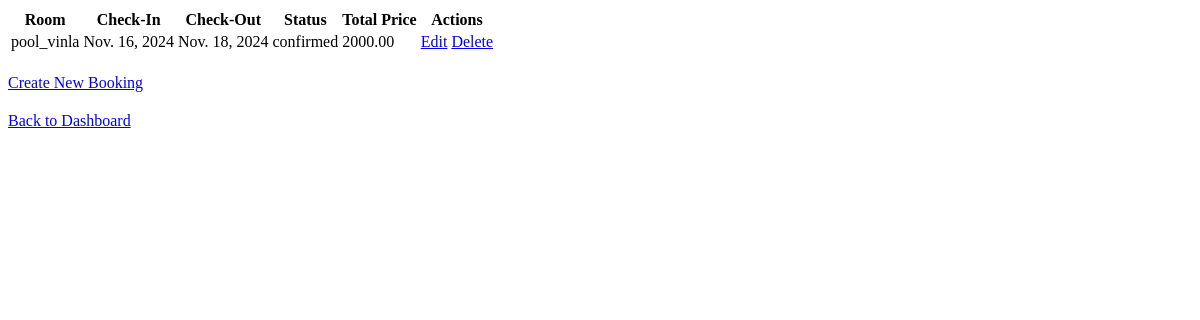
/bookings/, run on an earlier commit of the app's database.
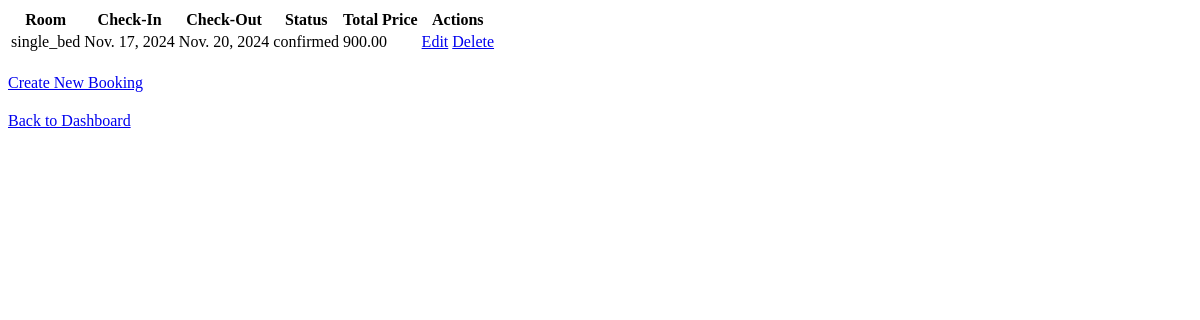
And on a later commit of the database.
### core/models.py (models this page shows, shortened)
class Booking(models.Model):
    STATUS_CHOICES = [
        ('pending', 'Pending'),
        ('confirmed', 'Confirmed'),
        ('cancelled', 'Cancelled'),
    ]
    room = models.ForeignKey(Room, related_name='bookings', on_delete=models.CASCADE)
    customer = models.ForeignKey(Customer, related_name='bookings', on_delete=models.CASCADE, default=1)
    check_in_date = models.DateField()
    check_out_date = models.DateField()
    total_price = models.DecimalField(max_digits=10, decimal_places=2)
    status = models.CharField(max_length=50, choices=STATUS_CHOICES)
    created_at = models.DateTimeField(auto_now_add=True)
    updated_at = models.DateTimeField(auto_now=True)

class Room(models.Model):
    room_type = models.CharField(max_length=100)
    description = models.TextField()
    price_per_night = models.DecimalField(max_digits=8, decimal_places=2)
    status = models.CharField(max_length=50, choices=[('available', 'Available'), ('booked', 'Booked'), ('pending', 'Pending')])
    created_at = models.DateTimeField(auto_now_add=True)
    updated_at = models.DateTimeField(auto_now=True)

### core/views.py (the view)
# urls.py: path('bookings/', views.booking_list, name='booking_list'),
def booking_list(request):
    bookings = Booking.objects.all()
    return render(request, 'booking_list.html', {'bookings': bookings})

### core/templates/core/booking_list.html
<table>
    <thead>
        <tr>
            <th>Room</th>
            <th>Check-In</th>
            <th>Check-Out</th>
            <th>Status</th>
            <th>Total Price</th>
            <th>Actions</th>
        </tr>
    </thead>
    <tbody>
        {% for booking in bookings %}
        <tr>
            <td>{{ booking.room.room_type }}</td>
            <td>{{ booking.check_in_date }}</td>
            <td>{{ booking.check_out_date }}</td>
            <td>{{ booking.status }}</td>
            <td>{{ booking.total_price }}</td>
            <td>
                <a href="{% url 'booking_edit' booking.id %}" class="btn btn-primary">Edit</a>
                <a href="{% url 'booking_delete' booking.id %}" class="btn btn-danger">Delete</a>
            </td>
        </tr>
        {% endfor %}
    </tbody>
</table>
<div style="margin-top: 20px;">
    <a href="{% url 'new_booking' %}" class="btn btn-success">Create New Booking</a>
</div>
<div style="margin-top: 20px;">
    <a href="{% url 'dashboard' %}" class="btn btn-secondary">Back to Dashboard</a>
</div>

What changed in the data, as far as the page shows it:
removed Booking: room.room_type "pool_vinla", check_in_date "Nov. 16, 2024", check_out_date "Nov. 18, 2024", status "confirmed", total_price "2000.00"
added Booking: room.room_type "single_bed", check_in_date "Nov. 17, 2024", check_out_date "Nov. 20, 2024", status "confirmed", total_price "900.00"
